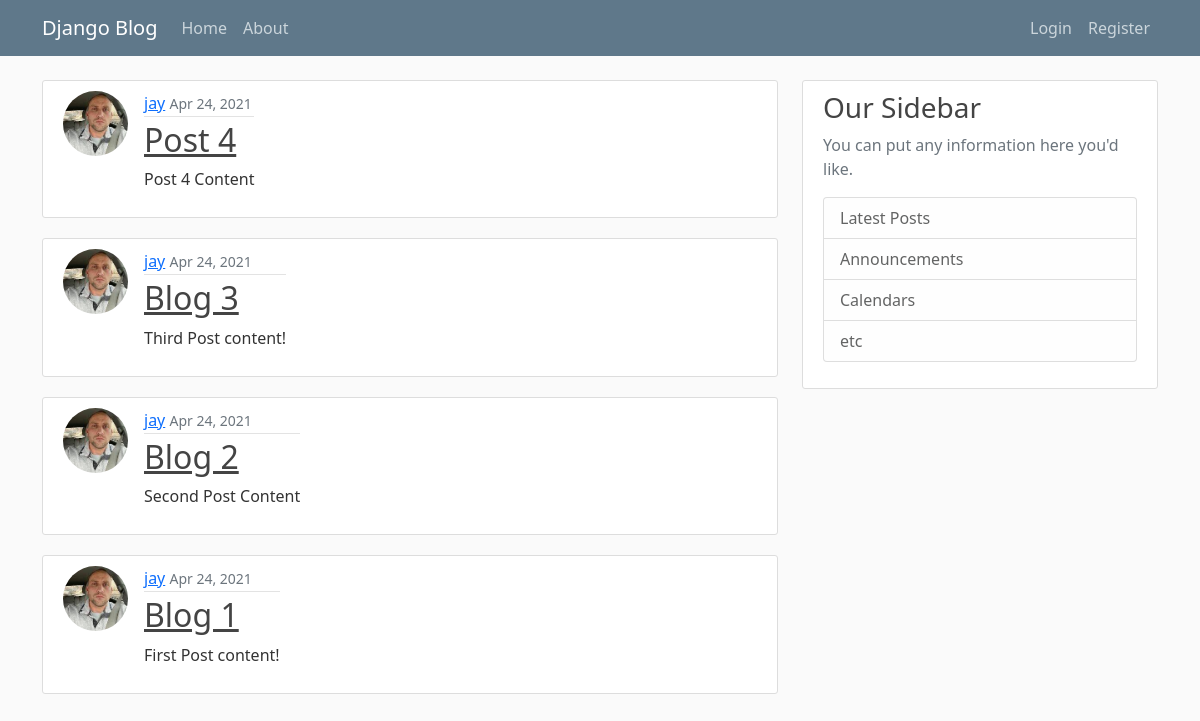
The app's page /, older data.
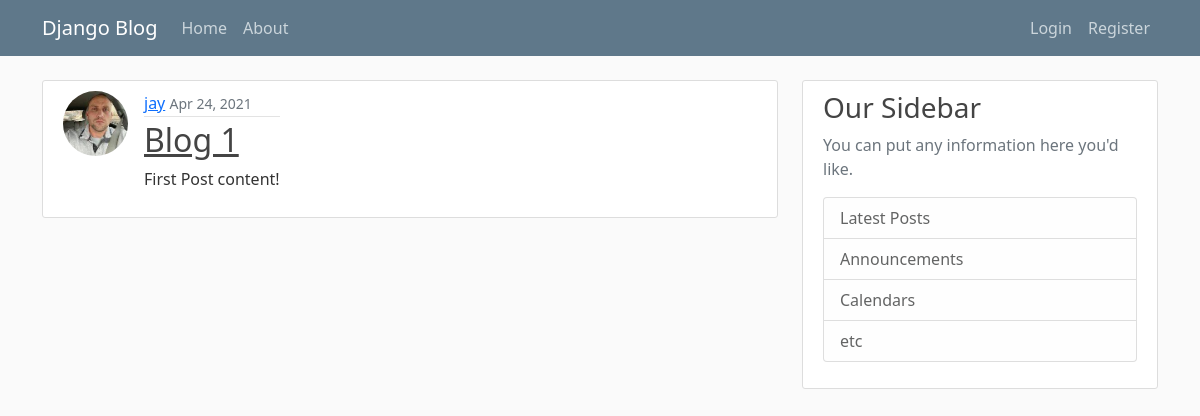
The same page, newer data.
### blog/models.py (models this page shows, shortened)
class Post(models.Model):
    title = models.CharField(max_length=100)
    content = models.TextField()
    date_posted = models.DateTimeField(default=timezone.now)
    author = models.ForeignKey(User, on_delete=models.CASCADE)

### users/models.py (models this page shows, shortened)
class Profile(models.Model):
    user = models.OneToOneField(User, on_delete=models.CASCADE)
    image = models.ImageField(default='default.jpg', upload_to='profile_pics')

### blog/views.py (the view)
# urls.py: path('', PostListView.as_view(), name='blog-home'),
class PostListView(ListView):
    model = Post
    template_name = 'blog/home.html'
    context_object_name = 'posts'
    ordering = ['-date_posted']
    paginate_by = 5

### blog/templates/blog/home.html
{% extends 'blog/base.html' %}
{% block content %}
    {% for post in posts %}
        <article class="media content-section d-flex w-100">
            <div>
                <img class="rounded-circle article-img mx-0" src="{{ post.author.profile.image.url }}" alt="">
            </div>
            <div class="media-body px-3 ">
                <div class="article-metadata">
                    <a class="mr-2" href="#">{{ post.author }}</a>
                    <small class="text-muted">{{ post.date_posted | date:"M d, Y" }}</small>
                </div>
                <h2><a class="article-title" href="{% url 'post-detail' post.id %}">{{ post.title }}</a></h2>
                <p class="article-content">{{ post.content }}</p>
            </div>
        </article>
    {% endfor %}
{% endblock content %}

Row changes from the older to the newer data that the page shows:
removed Post: author.profile.image (picture), author "jay", date_posted "Apr 24, 2021", title "Post 4", content "Post 4 Content"
removed Post: author.profile.image (picture), author "jay", date_posted "Apr 24, 2021", title "Blog 3", content "Third Post content!"
removed Post: author.profile.image (picture), author "jay", date_posted "Apr 24, 2021", title "Blog 2", content "Second Post Content"
